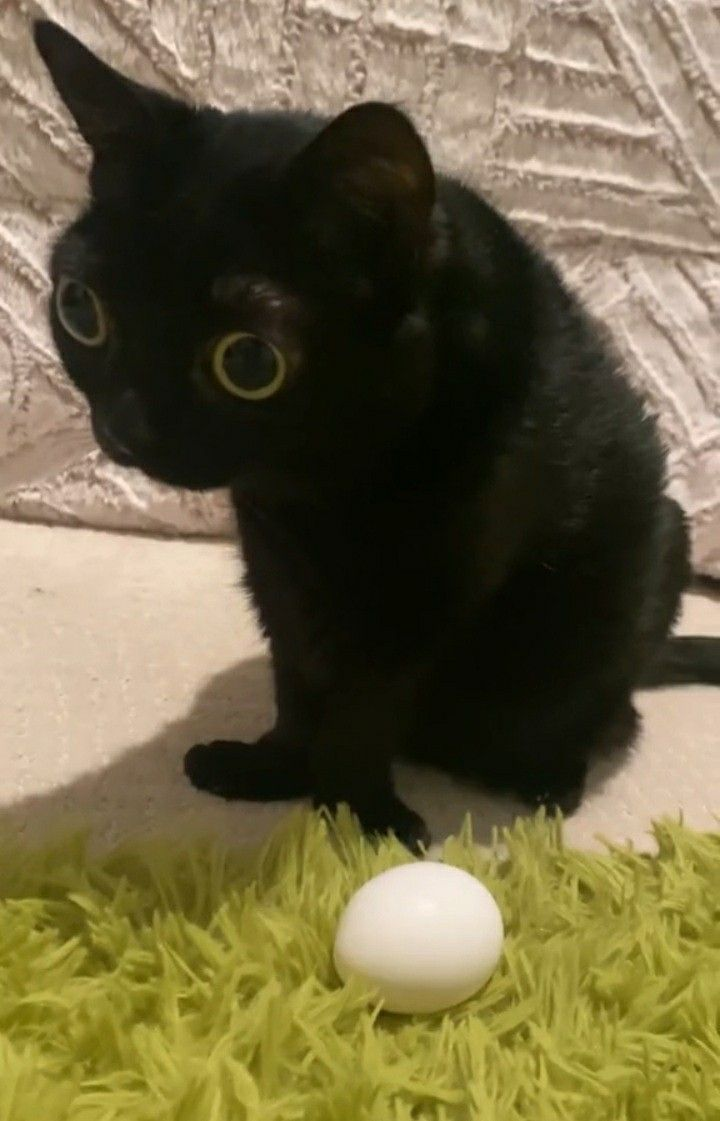
#> input picture opencvpractice/photos/catto.jpg, 720 x 1121 px
$ python masking.py
#> lines starting #> are read from the running program, lines starting #| are printed output that depends on the picture; after the words box and inside, x2 and y2 are one past the last pixel; in counts of white or black regions, pixels touching at a corner belong together
import cv2 as cv
import numpy as np

img = cv.imread('photos/catto.jpg')
#> img is the input picture: shape (1121, 720, 3); mean B, G, R 67.5, 100.5, 110
cv.imshow('img', img)

blank = np.zeros(img.shape[:2], dtype='uint8')

mask = cv.circle(blank, (200, 300), 200, 255, -1)
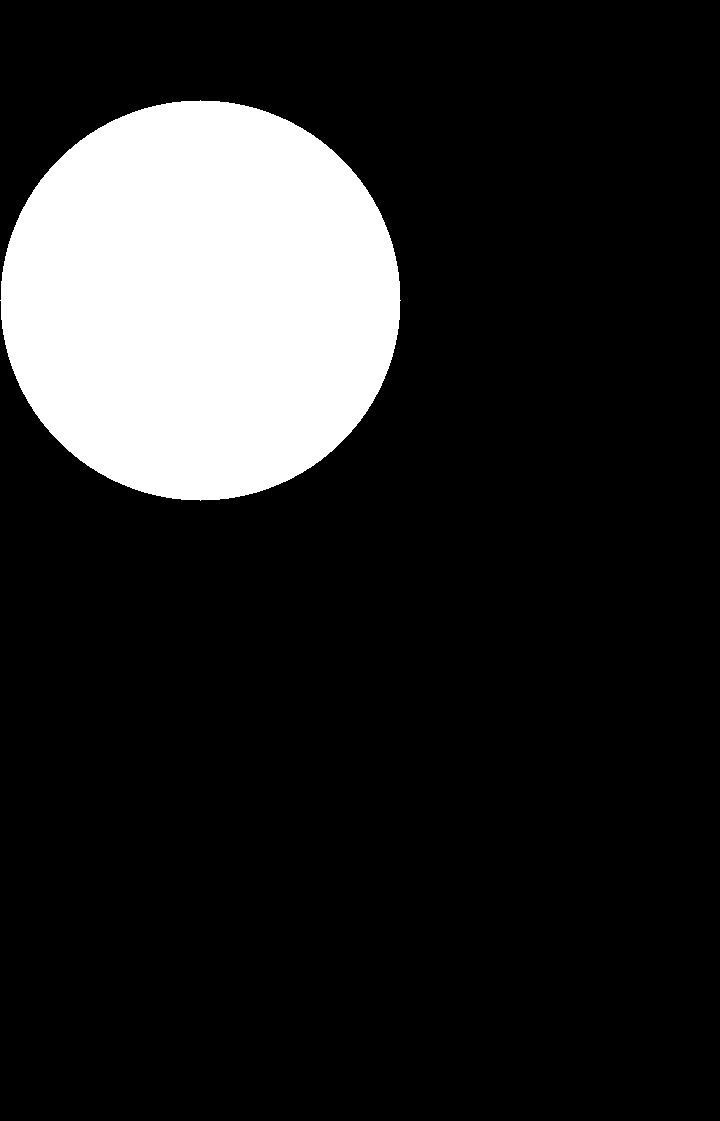
#> blank: shape (1121, 720); 15.6% white; 1 white region, box (x1, y1, x2, y2) and area: (0, 100, 401, 501) 125629
cv.imshow('mask', mask)

masked = cv.bitwise_and(img, img, mask = mask)
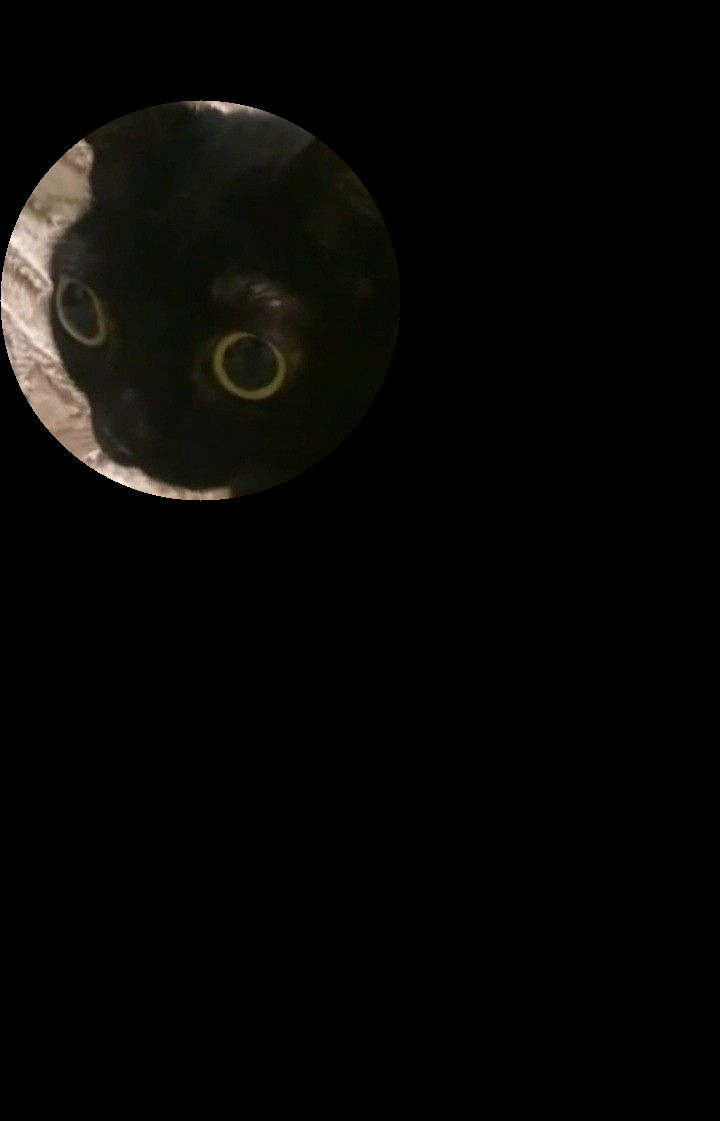
#> masked: shape (1121, 720, 3); mean B, G, R 4.5, 6.2, 6.7
cv.imshow('masked', masked)


cv.waitKey(0)
